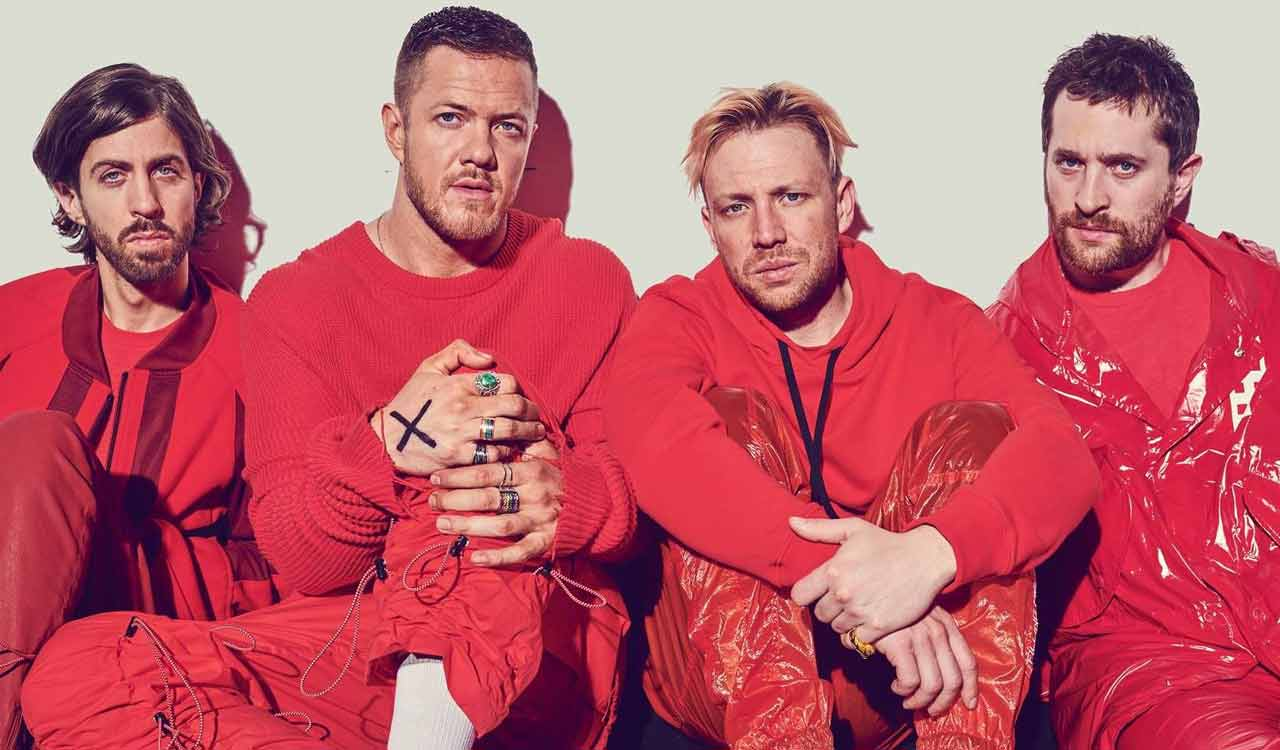
#> input picture EdgeDetection/dragons.jpg, 1280 x 750 px
$ jupyter execute main.ipynb   (older library calls are emulated)
#> lines starting #> are read from the running program, lines starting #| are printed output that depends on the picture
[cell 1]
import cv2
import matplotlib.pyplot as plt

[cell 2]
img=cv2.imread("dragons.jpg")
#> img is the input picture: shape (750, 1280, 3); mean B, G, R 109.2, 96.7, 192.6
plt.imshow(cv2.cvtColor(img,cv2.COLOR_BGR2RGB))

[cell 3]
gray=cv2.cvtColor(img,cv2.COLOR_BGR2GRAY)
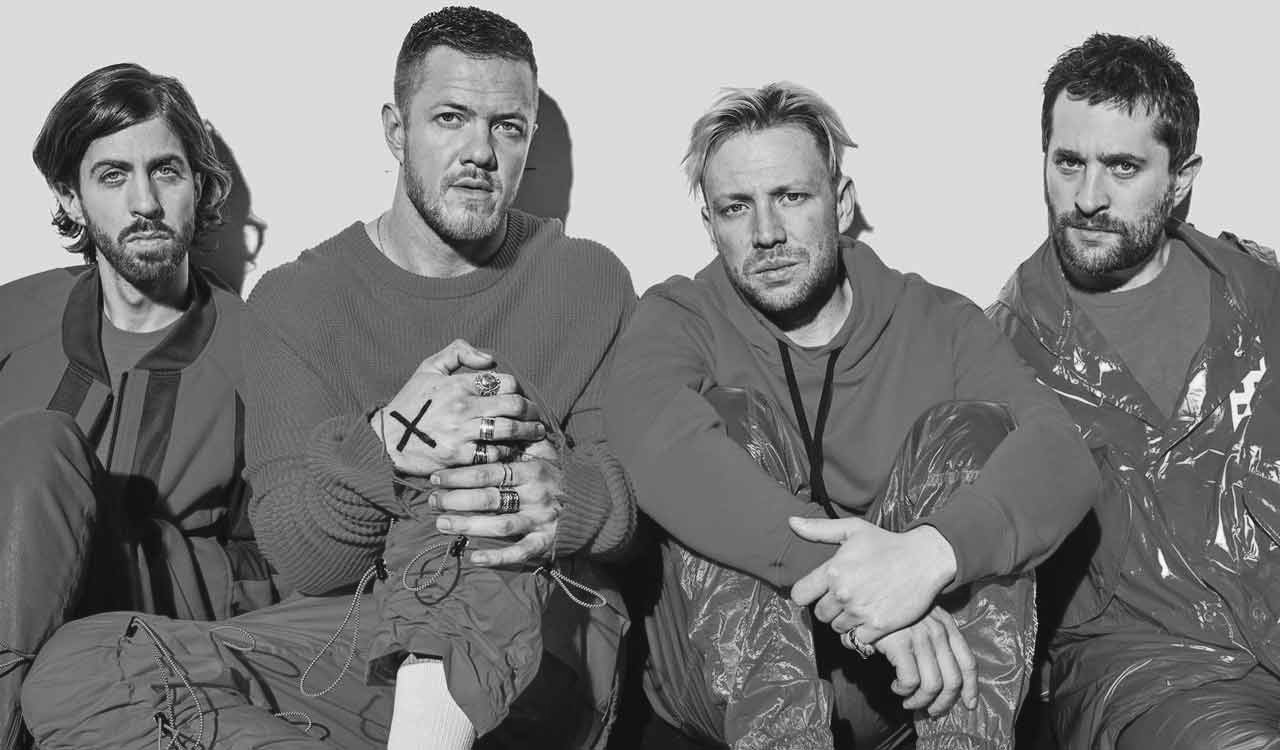
#> gray: shape (750, 1280); min 3, max 254, mean 126.8
img_blur=cv2.GaussianBlur(gray,(3,3),0)

[cell 4]
sobelx = cv2.Sobel(src=img_blur,ddepth=cv2.CV_64F,dx=1,dy=0,ksize=5)
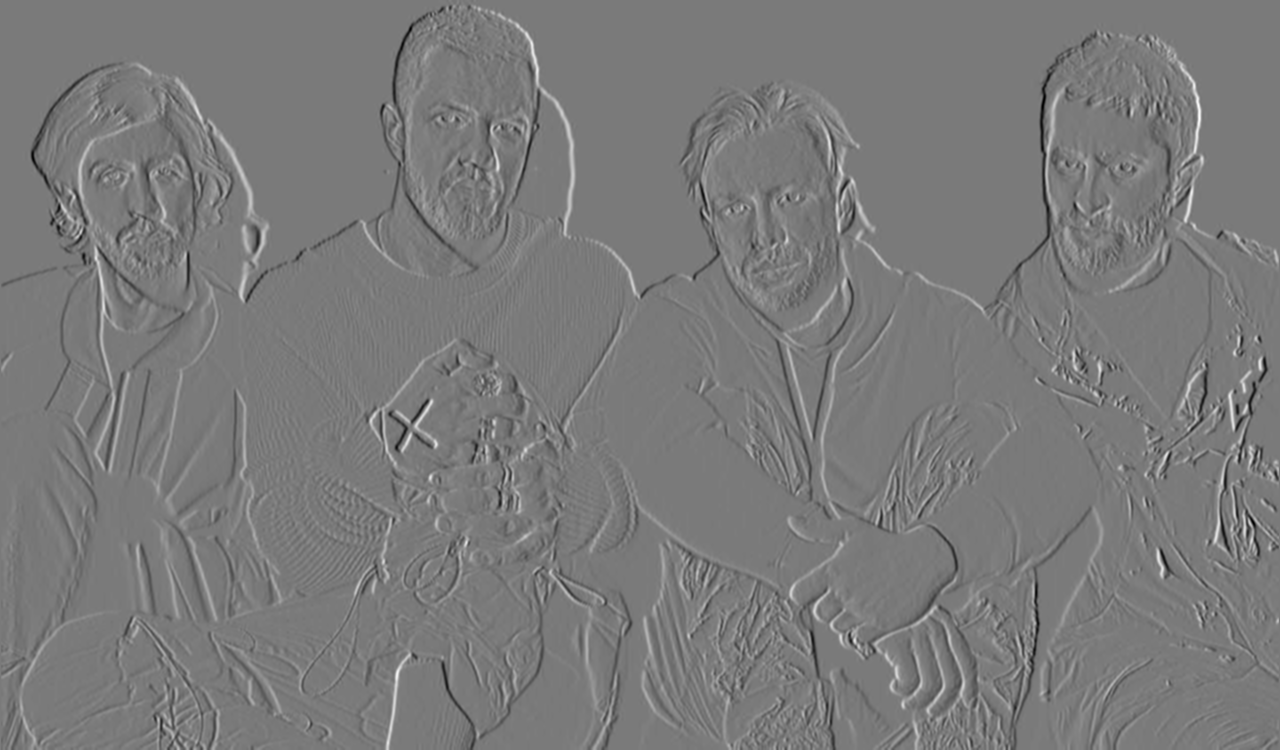
#> sobelx: shape (750, 1280) float64; min -7046, max 7607, mean -0.7; drawn with min black and max white
sobely = cv2.Sobel(src=img_blur,ddepth=cv2.CV_64F,dx=0,dy=1,ksize=5)
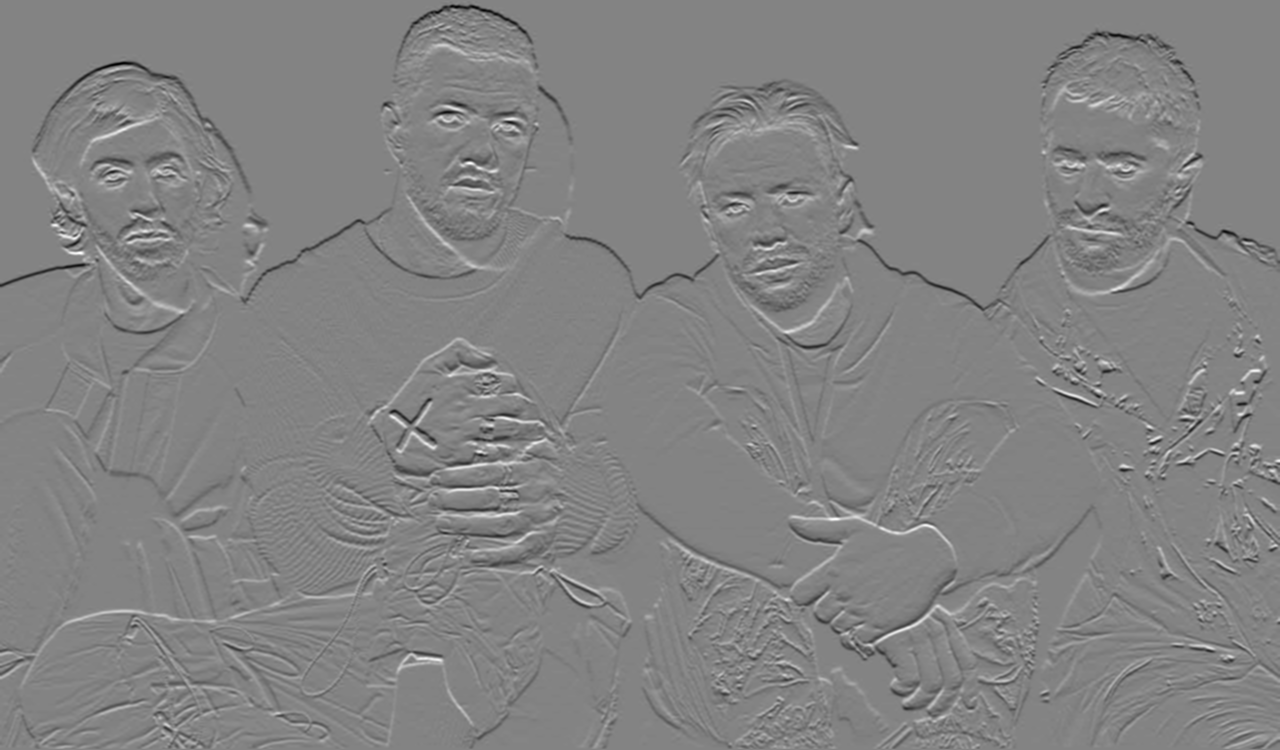
#> sobely: shape (750, 1280) float64; min -7197, max 6764, mean -22.6; drawn with min black and max white
sobelxy = sobelx + sobely
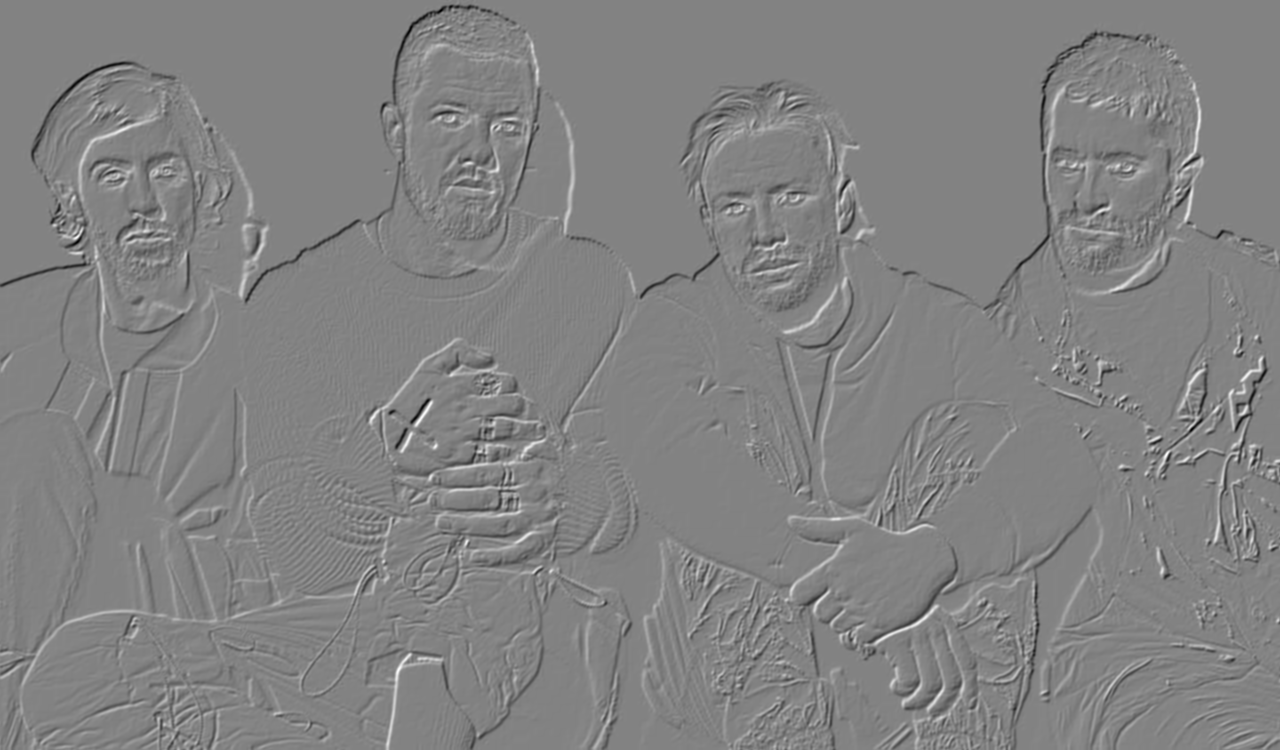
#> sobelxy: shape (750, 1280) float64; min -9996, max 9476, mean -23.4; drawn with min black and max white
